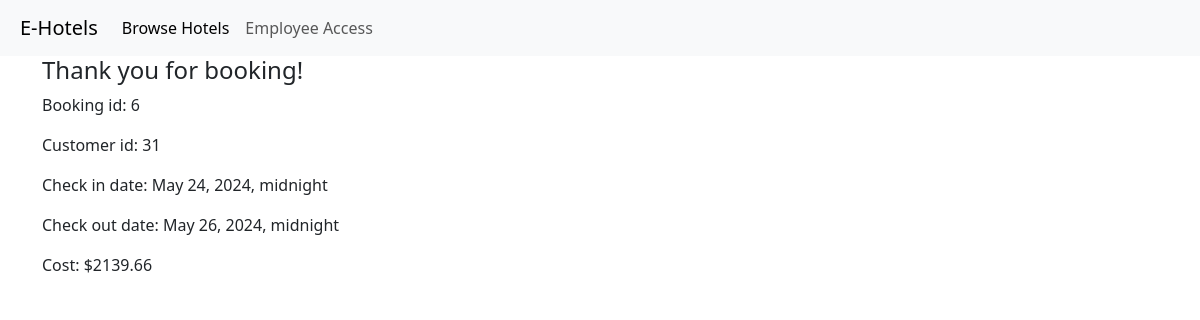
/booking/6, run on the app's committed database.
### hotel_system/models.py (models this page shows)
class BookingOrder(models.Model):
    room = models.ForeignKey('Room', on_delete=models.CASCADE, related_name='orders')
    id = models.AutoField(primary_key=True)
    customer = models.ForeignKey('Customer', on_delete=models.CASCADE)
    booking_date = models.DateTimeField(auto_now_add=True)
    check_in_date = models.DateTimeField()
    check_out_date = models.DateTimeField()
    cost = models.DecimalField(max_digits=10, decimal_places=2)
    is_active = models.BooleanField()

class Customer(models.Model):
    id = models.AutoField(primary_key=True)
    first_name = models.CharField(max_length=100)
    last_name = models.CharField(max_length=100)
    address = models.CharField(max_length=100)
    identification_type = models.CharField(max_length=100)
    identification_value = models.CharField(max_length=100)
    registration_date = models.DateTimeField(auto_now_add=True)

### hotel_system/views.py (the view)
# urls.py: path("booking/<int:booking_id>", views.booking, name='booking'),
def booking(request, booking_id):
    try:
        booking = BookingOrder.objects.get(id=booking_id)
    except LookupError:
        raise Http404(f"Booking order does not exist.")
    return render(request, "booking.html", {"booking": booking})

### hotel_system/templates/booking.html
{% extends "base.html" %} {% block title %} Room {% endblock %}
{% block content %}
{% load static %}
<body>
    <h4>Thank you for booking!</h4>
    <p>Booking id: {{ booking.id }}</p>
    <p>Customer id: {{ booking.customer.id }}</p>
    <p>Check in date: {{ booking.check_in_date }}</p>
    <p>Check out date: {{ booking.check_out_date }}</p>
    <p>Cost: ${{ booking.cost }}</p>
</body>
{% endblock %}

### data on the page
BookingOrder: id "6", customer.id "31", check_in_date "May 24, 2024, midnight", check_out_date "May 26, 2024, midnight", cost "2139.66"
